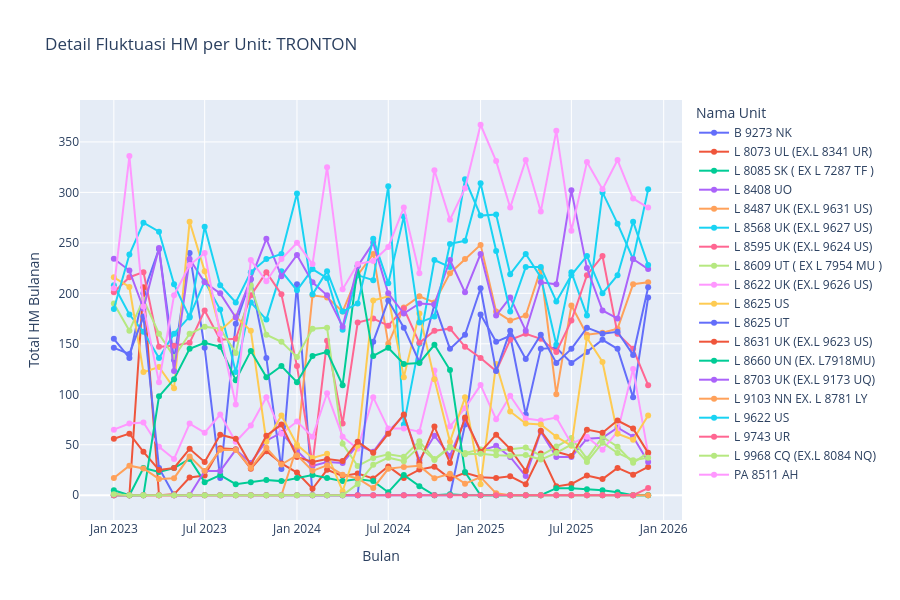

Here is the notebook cell this chart was saved with:
### Markdown cell above
### Tren HM Tronton

### Code cell
# 7. Plot Khusus TRONTON
df_trn = df_unit_monthly[df_unit_monthly['TYPE'] == 'TRONTON']

fig_trn = px.line(df_trn, x='TAHUN_BULAN', y='Delta_HM', color='EQUIP NAME', 
              title='Detail Fluktuasi HM per Unit: TRONTON',
              labels={'TAHUN_BULAN': 'Bulan', 'Delta_HM': 'Total HM Bulanan'},
              markers=True)

fig_trn.update_layout(height=600, legend_title_text='Nama Unit')
fig_trn.show()

### Figure 1 — Plotly figure (JSON) as saved in the notebook; plotly's stock layout.template omitted (floating-point values rounded to 4 significant figures)
{"data": [{"hovertemplate": "EQUIP NAME=B 9273 NK<br>Bulan=%{x}<br>Total HM Bulanan=%{y}<extra></extra>", "legendgroup": "B 9273 NK", "line": {"color": "#636efa", "dash": "solid"}, "marker": {"symbol": "circle"}, "mode": "lines+markers", "name": "B 9273 NK", "orientation": "v", "showlegend": true, "type": "scatter", "x": ["2023-01", "2023-02", "2023-03", "2023-04", "2023-05", "2023-06", "2023-07", "2023-08", "2023-09", "2023-10", "2023-11", "2023-12", "2024-01", "2024-02", "2024-03", "2024-04", "2024-05", "2024-06", "2024-07", "2024-08", "2024-09", "2024-10", "2024-11", "2024-12", "2025-01", "2025-02", "2025-03", "2025-04", "2025-05", "2025-06", "2025-07", "2025-08", "2025-09", "2025-10", "2025-11", "2025-12"], "xaxis": "x", "y": [155.0, 136.0, 200.0, 244.0, 134.0, 240.0, 146.0, 17.0, 170.0, 214.0, 136.0, 26.0, 209.0, 0.0, 0.0, 0.0, 0.0, 0.0, 0.0, 0.0, 0.0, 0.0, 0.0, 70.0, 179.0, 152.0, 158.0, 80.0, 145.0, 146.0, 131.0, 142.0, 154.0, 145.0, 97.0, 196.0], "yaxis": "y"}, {"hovertemplate": "EQUIP NAME=L 8073 UL (EX.L 8341 UR)<br>Bulan=%{x}<br>Total HM Bulanan=%{y}<extra></extra>", "legendgroup": "L 8073 UL (EX.L 8341 UR)", "line": {"color": "#EF553B", "dash": "solid"}, "marker": {"symbol": "circle"}, "mode": "lines+markers", "name": "L 8073 UL (EX.L 8341 UR)", "orientation": "v", "showlegend": true, "type": "scatter", "x": ["2023-01", "2023-02", "2023-03", "2023-04", "2023-05", "2023-06", "2023-07", "2023-08", "2023-09", "2023-10", "2023-11", "2023-12", "2024-01", "2024-02", "2024-03", "2024-04", "2024-05", "2024-06", "2024-07", "2024-08", "2024-09", "2024-10", "2024-11", "2024-12", "2025-01", "2025-02", "2025-03", "2025-04", "2025-05", "2025-06", "2025-07", "2025-08", "2025-09", "2025-10", "2025-11", "2025-12"], "xaxis": "x", "y": [1.0, 0.0, 206.0, 0.0, 0.9, 17.6, 19.6, 46.5, 45.6, 26.2, 43.7, 31.5, 22.5, 6.4, 25.2, 19.2, 21.6, 16.6, 28.6, 17.2, 25.4, 28.3, 16.5, 22.3, 17.9, 17.2, 18.8, 11.0, 41.4, 8.8, 11.1, 19.5, 16.0, 27.1, 20.3, 28.1], "yaxis": "y"}, {"hovertemplate": "EQUIP NAME=L 8085 SK ( EX L 7287 TF )<br>Bulan=%{x}<br>Total HM Bulanan=%{y}<extra></extra>", "legendgroup": "L 8085 SK ( EX L 7287 TF )", "line": {"color": "#00cc96", "dash": "solid"}, "marker": {"symbol": "circle"}, "mode": "lines+markers", "name": "L 8085 SK ( EX L 7287 TF )", "orientation": "v", "showlegend": true, "type": "scatter", "x": ["2023-01", "2023-02", "2023-03", "2023-04", "2023-05", "2023-06", "2023-07", "2023-08", "2023-09", "2023-10", "2023-11", "2023-12", "2024-01", "2024-02", "2024-03", "2024-04", "2024-05", "2024-06", "2024-07", "2024-08", "2024-09", "2024-10", "2024-11", "2024-12", "2025-01", "2025-02", "2025-03", "2025-04", "2025-05", "2025-06", "2025-07", "2025-08", "2025-09", "2025-10", "2025-11", "2025-12"], "xaxis": "x", "y": [5.0, 0.0, 27.0, 23.0, 27.0, 36.0, 13.0, 20.0, 11.0, 13.0, 15.0, 14.0, 17.0, 20.0, 17.0, 14.0, 16.0, 14.0, 3.0, 20.0, 9.0, 0.0, 1.0, 0.0, 0.0, 0.0, 0.0, 0.0, 0.0, 7.0, 7.0, 6.0, 5.0, 3.0, 0.0, 0.0], "yaxis": "y"}, {"hovertemplate": "EQUIP NAME=L 8408 UO<br>Bulan=%{x}<br>Total HM Bulanan=%{y}<extra></extra>", "legendgroup": "L 8408 UO", "line": {"color": "#ab63fa", "dash": "solid"}, "marker": {"symbol": "circle"}, "mode": "lines+markers", "name": "L 8408 UO", "orientation": "v", "showlegend": true, "type": "scatter", "x": ["2023-01", "2023-02", "2023-03", "2023-04", "2023-05", "2023-06", "2023-07", "2023-08", "2023-09", "2023-10", "2023-11", "2023-12", "2024-01", "2024-02", "2024-03", "2024-04", "2024-05", "2024-06", "2024-07", "2024-08", "2024-09", "2024-10", "2024-11", "2024-12", "2025-01", "2025-02", "2025-03", "2025-04", "2025-05", "2025-06", "2025-07", "2025-08", "2025-09", "2025-10", "2025-11", "2025-12"], "xaxis": "x", "y": [0.0, 0.0, 0.0, 0.0, 0.0, 0.0, 24.0, 24.0, 45.0, 32.0, 54.0, 62.0, 44.0, 29.0, 33.0, 32.0, 50.0, 43.0, 63.0, 79.0, 35.0, 59.0, 39.0, 75.0, 44.0, 49.0, 38.0, 19.0, 63.0, 38.0, 38.0, 56.0, 57.0, 67.0, 58.0, 33.0], "yaxis": "y"}, {"hovertemplate": "EQUIP NAME=L 8487 UK (EX.L 9631 US)<br>Bulan=%{x}<br>Total HM Bulanan=%{y}<extra></extra>", "legendgroup": "L 8487 UK (EX.L 9631 US)", "line": {"color": "#FFA15A", "dash": "solid"}, "marker": {"symbol": "circle"}, "mode": "lines+markers", "name": "L 8487 UK (EX.L 9631 US)", "orientation": "v", "showlegend": true, "type": "scatter", "x": ["2023-01", "2023-02", "2023-03", "2023-04", "2023-05", "2023-06", "2023-07", "2023-08", "2023-09", "2023-10", "2023-11", "2023-12", "2024-01", "2024-02", "2024-03", "2024-04", "2024-05", "2024-06", "2024-07", "2024-08", "2024-09", "2024-10", "2024-11", "2024-12", "2025-01", "2025-02", "2025-03", "2025-04", "2025-05", "2025-06", "2025-07", "2025-08", "2025-09", "2025-10", "2025-11", "2025-12"], "xaxis": "x", "y": [0.0, 0.0, 0.0, 0.0, 0.0, 0.0, 0.0, 0.0, 0.0, 0.0, 0.0, 0.0, 48.0, 198.0, 196.0, 182.0, 218.0, 239.0, 150.0, 186.0, 197.0, 191.0, 220.0, 234.0, 248.0, 182.0, 173.0, 178.0, 224.0, 100.0, 188.0, 159.0, 161.0, 165.0, 209.0, 211.0], "yaxis": "y"}, {"hovertemplate": "EQUIP NAME=L 8568 UK (EX.L 9627 US)<br>Bulan=%{x}<br>Total HM Bulanan=%{y}<extra></extra>", "legendgroup": "L 8568 UK (EX.L 9627 US)", "line": {"color": "#19d3f3", "dash": "solid"}, "marker": {"symbol": "circle"}, "mode": "lines+markers", "name": "L 8568 UK (EX.L 9627 US)", "orientation": "v", "showlegend": true, "type": "scatter", "x": ["2023-01", "2023-02", "2023-03", "2023-04", "2023-05", "2023-06", "2023-07", "2023-08", "2023-09", "2023-10", "2023-11", "2023-12", "2024-01", "2024-02", "2024-03", "2024-04", "2024-05", "2024-06", "2024-07", "2024-08", "2024-09", "2024-10", "2024-11", "2024-12", "2025-01", "2025-02", "2025-03", "2025-04", "2025-05", "2025-06", "2025-07", "2025-08", "2025-09", "2025-10", "2025-11", "2025-12"], "xaxis": "x", "y": [208.0, 179.0, 162.0, 136.0, 160.0, 177.0, 212.0, 184.0, 122.0, 191.0, 174.0, 222.0, 203.0, 224.0, 215.0, 164.0, 218.0, 213.0, 306.0, 70.0, 150.0, 233.0, 226.0, 313.0, 277.0, 278.0, 219.0, 239.0, 216.0, 149.0, 221.0, 178.0, 300.0, 269.0, 234.0, 303.0], "yaxis": "y"}, {"hovertemplate": "EQUIP NAME=L 8595 UK (EX.L 9624 US)<br>Bulan=%{x}<br>Total HM Bulanan=%{y}<extra></extra>", "legendgroup": "L 8595 UK (EX.L 9624 US)", "line": {"color": "#FF6692", "dash": "solid"}, "marker": {"symbol": "circle"}, "mode": "lines+markers", "name": "L 8595 UK (EX.L 9624 US)", "orientation": "v", "showlegend": true, "type": "scatter", "x": ["2023-01", "2023-02", "2023-03", "2023-04", "2023-05", "2023-06", "2023-07", "2023-08", "2023-09", "2023-10", "2023-11", "2023-12", "2024-01", "2024-02", "2024-03", "2024-04", "2024-05", "2024-06", "2024-07", "2024-08", "2024-09", "2024-10", "2024-11", "2024-12", "2025-01", "2025-02", "2025-03", "2025-04", "2025-05", "2025-06", "2025-07", "2025-08", "2025-09", "2025-10", "2025-11", "2025-12"], "xaxis": "x", "y": [201.0, 216.0, 221.0, 147.0, 148.0, 151.0, 183.0, 154.0, 155.0, 198.0, 221.0, 199.0, 128.0, 31.0, 153.0, 71.0, 171.0, 175.0, 168.0, 185.0, 151.0, 163.0, 165.0, 147.0, 136.0, 123.0, 154.0, 160.0, 155.0, 142.0, 173.0, 218.0, 237.0, 160.0, 145.0, 109.0], "yaxis": "y"}, {"hovertemplate": "EQUIP NAME=L 8609 UT ( EX L 7954 MU )<br>Bulan=%{x}<br>Total HM Bulanan=%{y}<extra></extra>", "legendgroup": "L 8609 UT ( EX L 7954 MU )", "line": {"color": "#B6E880", "dash": "solid"}, "marker": {"symbol": "circle"}, "mode": "lines+markers", "name": "L 8609 UT ( EX L 7954 MU )", "orientation": "v", "showlegend": true, "type": "scatter", "x": ["2023-01", "2023-02", "2023-03", "2023-04", "2023-05", "2023-06", "2023-07", "2023-08", "2023-09", "2023-10", "2023-11", "2023-12", "2024-01", "2024-02", "2024-03", "2024-04", "2024-05", "2024-06", "2024-07", "2024-08", "2024-09", "2024-10", "2024-11", "2024-12", "2025-01", "2025-02", "2025-03", "2025-04", "2025-05", "2025-06", "2025-07", "2025-08", "2025-09", "2025-10", "2025-11", "2025-12"], "xaxis": "x", "y": [190.0, 163.0, 194.0, 160.0, 137.0, 160.0, 167.0, 165.0, 141.0, 208.0, 159.0, 152.0, 137.0, 165.0, 166.0, 51.0, 29.0, 37.0, 40.7, 38.1, 53.5, 35.8, 48.2, 41.9, 45.3, 44.0, 45.6, 47.2, 39.2, 48.3, 56.7, 36.2, 57.9, 48.1, 32.1, 42.2], "yaxis": "y"}, {"hovertemplate": "EQUIP NAME=L 8622 UK (EX.L 9626 US)<br>Bulan=%{x}<br>Total HM Bulanan=%{y}<extra></extra>", "legendgroup": "L 8622 UK (EX.L 9626 US)", "line": {"color": "#FF97FF", "dash": "solid"}, "marker": {"symbol": "circle"}, "mode": "lines+markers", "name": "L 8622 UK (EX.L 9626 US)", "orientation": "v", "showlegend": true, "type": "scatter", "x": ["2023-01", "2023-02", "2023-03", "2023-04", "2023-05", "2023-06", "2023-07", "2023-08", "2023-09", "2023-10", "2023-11", "2023-12", "2024-01", "2024-02", "2024-03", "2024-04", "2024-05", "2024-06", "2024-07", "2024-08", "2024-09", "2024-10", "2024-11", "2024-12", "2025-01", "2025-02", "2025-03", "2025-04", "2025-05", "2025-06", "2025-07", "2025-08", "2025-09", "2025-10", "2025-11", "2025-12"], "xaxis": "x", "y": [65.0, 71.0, 72.0, 48.0, 36.0, 71.0, 62.0, 80.0, 53.0, 69.0, 97.0, 61.0, 73.0, 58.0, 101.0, 58.0, 46.0, 97.0, 66.0, 66.0, 63.0, 123.6, 68.2, 86.3, 109.1, 75.3, 98.5, 76.0, 74.0, 77.0, 51.0, 58.0, 45.0, 63.0, 125.0, 41.0], "yaxis": "y"}, {"hovertemplate": "EQUIP NAME=L 8625 US<br>Bulan=%{x}<br>Total HM Bulanan=%{y}<extra></extra>", "legendgroup": "L 8625 US", "line": {"color": "#FECB52", "dash": "solid"}, "marker": {"symbol": "circle"}, "mode": "lines+markers", "name": "L 8625 US", "orientation": "v", "showlegend": true, "type": "scatter", "x": ["2023-01", "2023-02", "2023-03", "2023-04", "2023-05", "2023-06", "2023-07", "2023-08", "2023-09", "2023-10", "2023-11", "2023-12", "2024-01", "2024-02", "2024-03", "2024-04", "2024-05", "2024-06", "2024-07", "2024-08", "2024-09", "2024-10", "2024-11", "2024-12", "2025-01", "2025-02", "2025-03", "2025-04", "2025-05", "2025-06", "2025-07", "2025-08", "2025-09", "2025-10", "2025-11", "2025-12"], "xaxis": "x", "y": [215.9, 206.3, 122.0, 127.0, 106.0, 271.0, 222.0, 163.0, 177.0, 163.0, 53.0, 79.0, 50.0, 37.0, 41.0, 4.0, 49.0, 193.0, 197.0, 117.0, 180.0, 115.0, 53.0, 97.0, 11.0, 130.0, 83.0, 71.0, 70.0, 58.0, 49.0, 156.0, 132.0, 61.0, 55.0, 79.0], "yaxis": "y"}, {"hovertemplate": "EQUIP NAME=L 8625 UT<br>Bulan=%{x}<br>Total HM Bulanan=%{y}<extra></extra>", "legendgroup": "L 8625 UT", "line": {"color": "#636efa", "dash": "solid"}, "marker": {"symbol": "circle"}, "mode": "lines+markers", "name": "L 8625 UT", "orientation": "v", "showlegend": true, "type": "scatter", "x": ["2023-01", "2023-02", "2023-03", "2023-04", "2023-05", "2023-06", "2023-07", "2023-08", "2023-09", "2023-10", "2023-11", "2023-12", "2024-01", "2024-02", "2024-03", "2024-04", "2024-05", "2024-06", "2024-07", "2024-08", "2024-09", "2024-10", "2024-11", "2024-12", "2025-01", "2025-02", "2025-03", "2025-04", "2025-05", "2025-06", "2025-07", "2025-08", "2025-09", "2025-10", "2025-11", "2025-12"], "xaxis": "x", "y": [146.0, 140.0, 177.0, 27.0, 0.0, 0.0, 0.0, 0.0, 0.0, 0.0, 0.0, 0.0, 0.0, 0.0, 0.0, 0.0, 0.0, 152.0, 193.0, 166.0, 132.0, 189.0, 145.0, 159.0, 205.0, 123.0, 163.0, 135.0, 159.0, 131.0, 145.0, 166.0, 160.0, 162.0, 139.0, 206.0], "yaxis": "y"}, {"hovertemplate": "EQUIP NAME=L 8631 UK (EX.L 9623 US)<br>Bulan=%{x}<br>Total HM Bulanan=%{y}<extra></extra>", "legendgroup": "L 8631 UK (EX.L 9623 US)", "line": {"color": "#EF553B", "dash": "solid"}, "marker": {"symbol": "circle"}, "mode": "lines+markers", "name": "L 8631 UK (EX.L 9623 US)", "orientation": "v", "showlegend": true, "type": "scatter", "x": ["2023-01", "2023-02", "2023-03", "2023-04", "2023-05", "2023-06", "2023-07", "2023-08", "2023-09", "2023-10", "2023-11", "2023-12", "2024-01", "2024-02", "2024-03", "2024-04", "2024-05", "2024-06", "2024-07", "2024-08", "2024-09", "2024-10", "2024-11", "2024-12", "2025-01", "2025-02", "2025-03", "2025-04", "2025-05", "2025-06", "2025-07", "2025-08", "2025-09", "2025-10", "2025-11", "2025-12"], "xaxis": "x", "y": [56.0, 61.0, 43.0, 25.0, 27.0, 46.0, 33.0, 60.0, 56.0, 30.0, 59.0, 70.0, 38.0, 33.0, 36.0, 34.0, 53.0, 42.0, 61.0, 80.0, 32.0, 68.0, 32.0, 77.0, 43.0, 60.0, 46.0, 24.0, 64.0, 43.0, 39.0, 65.0, 62.0, 74.0, 66.0, 42.0], "yaxis": "y"}, {"hovertemplate": "EQUIP NAME=L 8660 UN (EX. L7918MU)<br>Bulan=%{x}<br>Total HM Bulanan=%{y}<extra></extra>", "legendgroup": "L 8660 UN (EX. L7918MU)", "line": {"color": "#00cc96", "dash": "solid"}, "marker": {"symbol": "circle"}, "mode": "lines+markers", "name": "L 8660 UN (EX. L7918MU)", "orientation": "v", "showlegend": true, "type": "scatter", "x": ["2023-01", "2023-02", "2023-03", "2023-04", "2023-05", "2023-06", "2023-07", "2023-08", "2023-09", "2023-10", "2023-11", "2023-12", "2024-01", "2024-02", "2024-03", "2024-04", "2024-05", "2024-06", "2024-07", "2024-08", "2024-09", "2024-10", "2024-11", "2024-12", "2025-01", "2025-02", "2025-03", "2025-04", "2025-05", "2025-06", "2025-07", "2025-08", "2025-09", "2025-10", "2025-11", "2025-12"], "xaxis": "x", "y": [0.0, 0.0, 0.0, 98.0, 115.0, 145.0, 151.0, 147.0, 114.0, 143.0, 117.0, 128.0, 112.0, 138.0, 142.0, 109.0, 227.0, 138.0, 146.0, 130.0, 131.0, 149.0, 124.0, 23.0, 0.0, 0.0, 0.0, 0.0, 0.0, 0.0, 0.0, 0.0, 0.0, 0.0, 0.0, 0.0], "yaxis": "y"}, {"hovertemplate": "EQUIP NAME=L 8703 UK (EX.L 9173 UQ)<br>Bulan=%{x}<br>Total HM Bulanan=%{y}<extra></extra>", "legendgroup": "L 8703 UK (EX.L 9173 UQ)", "line": {"color": "#ab63fa", "dash": "solid"}, "marker": {"symbol": "circle"}, "mode": "lines+markers", "name": "L 8703 UK (EX.L 9173 UQ)", "orientation": "v", "showlegend": true, "type": "scatter", "x": ["2023-01", "2023-02", "2023-03", "2023-04", "2023-05", "2023-06", "2023-07", "2023-08", "2023-09", "2023-10", "2023-11", "2023-12", "2024-01", "2024-02", "2024-03", "2024-04", "2024-05", "2024-06", "2024-07", "2024-08", "2024-09", "2024-10", "2024-11", "2024-12", "2025-01", "2025-02", "2025-03", "2025-04", "2025-05", "2025-06", "2025-07", "2025-08", "2025-09", "2025-10", "2025-11", "2025-12"], "xaxis": "x", "y": [234.3, 222.6, 185.0, 245.0, 123.0, 234.0, 211.0, 200.0, 176.0, 214.0, 254.0, 217.0, 238.0, 211.0, 198.0, 167.0, 227.0, 250.0, 200.0, 180.0, 190.0, 189.0, 233.0, 201.0, 239.0, 178.0, 196.0, 163.0, 211.0, 209.0, 302.0, 225.0, 183.0, 175.0, 234.0, 224.0], "yaxis": "y"}, {"hovertemplate": "EQUIP NAME=L 9103 NN EX. L 8781 LY<br>Bulan=%{x}<br>Total HM Bulanan=%{y}<extra></extra>", "legendgroup": "L 9103 NN EX. L 8781 LY", "line": {"color": "#FFA15A", "dash": "solid"}, "marker": {"symbol": "circle"}, "mode": "lines+markers", "name": "L 9103 NN EX. L 8781 LY", "orientation": "v", "showlegend": true, "type": "scatter", "x": ["2023-01", "2023-02", "2023-03", "2023-04", "2023-05", "2023-06", "2023-07", "2023-08", "2023-09", "2023-10", "2023-11", "2023-12", "2024-01", "2024-02", "2024-03", "2024-04", "2024-05", "2024-06", "2024-07", "2024-08", "2024-09", "2024-10", "2024-11", "2024-12", "2025-01", "2025-02", "2025-03", "2025-04", "2025-05", "2025-06", "2025-07", "2025-08", "2025-09", "2025-10", "2025-11", "2025-12"], "xaxis": "x", "y": [17.1, 29.3, 26.5, 16.2, 16.9, 38.5, 23.9, 45.0, 44.9, 27.0, 47.0, 30.4, 39.7, 24.2, 29.7, 20.4, 16.6, 7.1, 26.2, 28.1, 29.1, 16.9, 21.3, 11.5, 18.0, 1.9, 0.0, 0.0, 0.0, 0.0, 0.0, 0.0, 0.0, 0.0, 0.0, 0.0], "yaxis": "y"}, {"hovertemplate": "EQUIP NAME=L 9622 US<br>Bulan=%{x}<br>Total HM Bulanan=%{y}<extra></extra>", "legendgroup": "L 9622 US", "line": {"color": "#19d3f3", "dash": "solid"}, "marker": {"symbol": "circle"}, "mode": "lines+markers", "name": "L 9622 US", "orientation": "v", "showlegend": true, "type": "scatter", "x": ["2023-01", "2023-02", "2023-03", "2023-04", "2023-05", "2023-06", "2023-07", "2023-08", "2023-09", "2023-10", "2023-11", "2023-12", "2024-01", "2024-02", "2024-03", "2024-04", "2024-05", "2024-06", "2024-07", "2024-08", "2024-09", "2024-10", "2024-11", "2024-12", "2025-01", "2025-02", "2025-03", "2025-04", "2025-05", "2025-06", "2025-07", "2025-08", "2025-09", "2025-10", "2025-11", "2025-12"], "xaxis": "x", "y": [184.4, 238.5, 270.0, 261.0, 209.0, 176.0, 266.0, 208.0, 191.0, 221.0, 234.0, 239.0, 299.0, 199.0, 222.0, 182.0, 190.0, 254.0, 210.0, 276.0, 171.0, 177.0, 249.0, 252.0, 309.0, 242.0, 182.0, 226.0, 226.0, 192.0, 218.0, 237.0, 200.0, 218.0, 271.0, 228.0], "yaxis": "y"}, {"hovertemplate": "EQUIP NAME=L 9743 UR<br>Bulan=%{x}<br>Total HM Bulanan=%{y}<extra></extra>", "legendgroup": "L 9743 UR", "line": {"color": "#FF6692", "dash": "solid"}, "marker": {"symbol": "circle"}, "mode": "lines+markers", "name": "L 9743 UR", "orientation": "v", "showlegend": true, "type": "scatter", "x": ["2023-01", "2023-02", "2023-03", "2023-04", "2023-05", "2023-06", "2023-07", "2023-08", "2023-09", "2023-10", "2023-11", "2023-12", "2024-01", "2024-02", "2024-03", "2024-04", "2024-05", "2024-06", "2024-07", "2024-08", "2024-09", "2024-10", "2024-11", "2024-12", "2025-01", "2025-02", "2025-03", "2025-04", "2025-05", "2025-06", "2025-07", "2025-08", "2025-09", "2025-10", "2025-11", "2025-12"], "xaxis": "x", "y": [0.0, 0.0, 0.0, 0.0, 0.0, 0.0, 0.0, 0.0, 0.0, 0.0, 0.0, 0.0, 0.0, 0.0, 0.0, 0.0, 0.0, 0.0, 0.0, 0.0, 0.0, 0.0, 0.0, 0.0, 0.0, 0.0, 0.0, 0.0, 0.0, 0.0, 0.0, 0.0, 0.0, 0.0, 0.0, 7.1], "yaxis": "y"}, {"hovertemplate": "EQUIP NAME=L 9968 CQ (EX.L 8084 NQ)<br>Bulan=%{x}<br>Total HM Bulanan=%{y}<extra></extra>", "legendgroup": "L 9968 CQ (EX.L 8084 NQ)", "line": {"color": "#B6E880", "dash": "solid"}, "marker": {"symbol": "circle"}, "mode": "lines+markers", "name": "L 9968 CQ (EX.L 8084 NQ)", "orientation": "v", "showlegend": true, "type": "scatter", "x": ["2023-01", "2023-02", "2023-03", "2023-04", "2023-05", "2023-06", "2023-07", "2023-08", "2023-09", "2023-10", "2023-11", "2023-12", "2024-01", "2024-02", "2024-03", "2024-04", "2024-05", "2024-06", "2024-07", "2024-08", "2024-09", "2024-10", "2024-11", "2024-12", "2025-01", "2025-02", "2025-03", "2025-04", "2025-05", "2025-06", "2025-07", "2025-08", "2025-09", "2025-10", "2025-11", "2025-12"], "xaxis": "x", "y": [1.0, 0.0, 0.0, 0.0, 0.0, 0.0, 0.0, 0.0, 0.0, 0.0, 0.0, 0.0, 0.0, 0.0, 0.0, 0.0, 11.23, 30.11, 37.23, 33.69, 47.93, 34.97, 47.41, 40.69, 41.14, 39.7, 39.21, 39.76, 35.34, 41.93, 50.14, 32.93, 52.08, 41.85, 34.69, 37.2], "yaxis": "y"}, {"hovertemplate": "EQUIP NAME=PA 8511 AH<br>Bulan=%{x}<br>Total HM Bulanan=%{y}<extra></extra>", "legendgroup": "PA 8511 AH", "line": {"color": "#FF97FF", "dash": "solid"}, "marker": {"symbol": "circle"}, "mode": "lines+markers", "name": "PA 8511 AH", "orientation": "v", "showlegend": true, "type": "scatter", "x": ["2023-01", "2023-02", "2023-03", "2023-04", "2023-05", "2023-06", "2023-07", "2023-08", "2023-09", "2023-10", "2023-11", "2023-12", "2024-01", "2024-02", "2024-03", "2024-04", "2024-05", "2024-06", "2024-07", "2024-08", "2024-09", "2024-10", "2024-11", "2024-12", "2025-01", "2025-02", "2025-03", "2025-04", "2025-05", "2025-06", "2025-07", "2025-08", "2025-09", "2025-10", "2025-11", "2025-12"], "xaxis": "x", "y": [205.0, 336.0, 187.0, 112.0, 198.0, 228.0, 240.0, 160.0, 90.0, 233.0, 212.0, 234.0, 250.0, 229.0, 325.0, 204.0, 229.0, 232.0, 246.0, 285.0, 220.0, 322.0, 273.0, 304.0, 367.0, 331.0, 285.0, 332.0, 281.0, 361.0, 262.0, 330.0, 303.0, 332.0, 294.0, 285.0], "yaxis": "y"}], "layout": {"height": 600, "legend": {"title": {"text": "Nama Unit"}, "tracegroupgap": 0}, "title": {"text": "Detail Fluktuasi HM per Unit: TRONTON"}, "xaxis": {"anchor": "y", "domain": [0, 1], "title": {"text": "Bulan"}}, "yaxis": {"anchor": "x", "domain": [0, 1], "title": {"text": "Total HM Bulanan"}}}}
